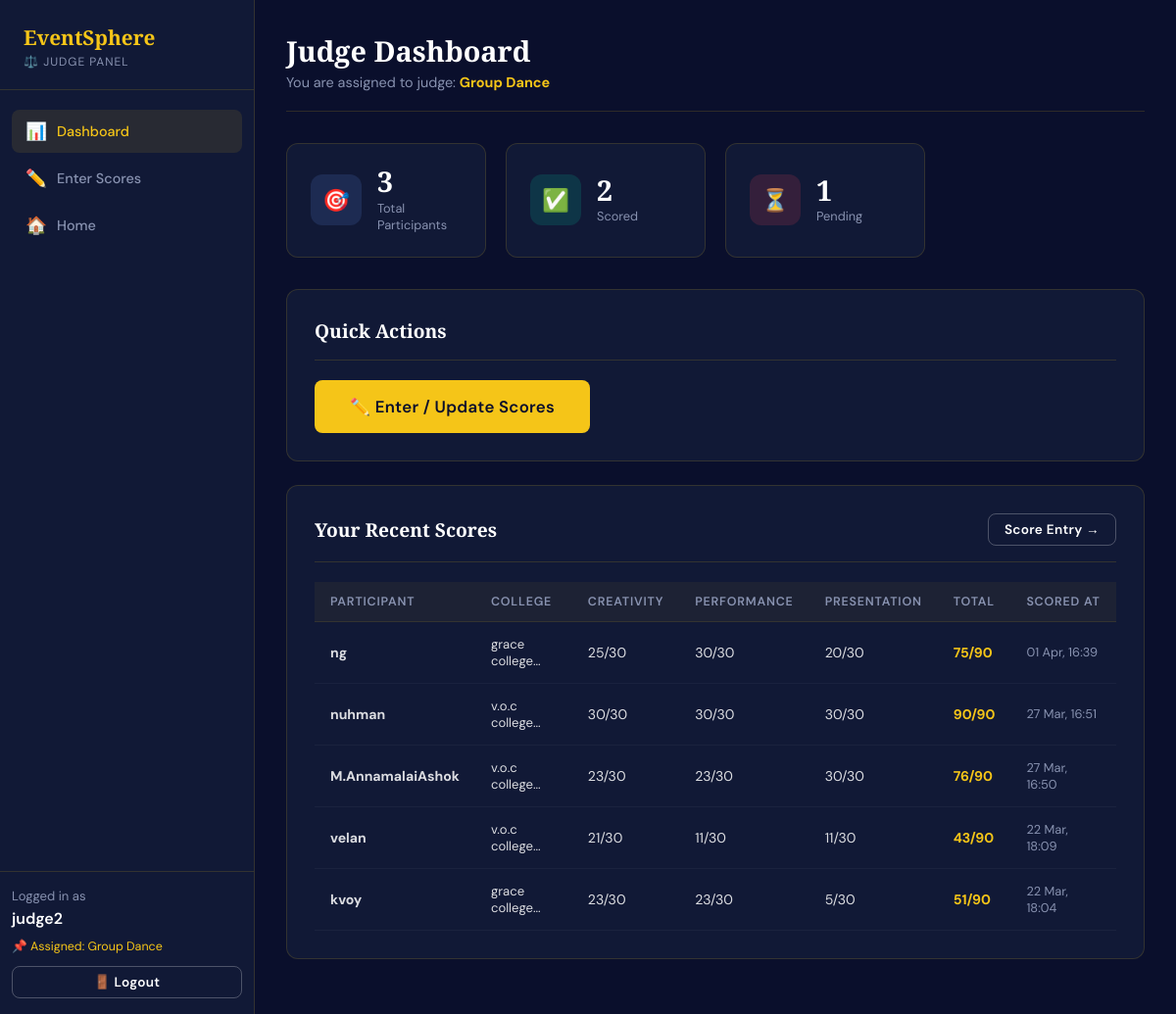
The page /judge/dashboard.php (signed in) on the database its author committed.
### tables this page shows
CREATE TABLE `judges` (
  `id` int(11) NOT NULL,
  `username` varchar(50) NOT NULL,
  `password` varchar(255) NOT NULL,
  `assigned_event` int(11) DEFAULT NULL,
  `created_at` timestamp NOT NULL DEFAULT current_timestamp()
);

CREATE TABLE `events` (
  `id` int(11) NOT NULL,
  `event_name` varchar(100) NOT NULL,
  `description` text DEFAULT NULL,
  `max_participants` int(11) DEFAULT 50,
  `created_at` timestamp NOT NULL DEFAULT current_timestamp(),
  `event_type` enum('solo','group') DEFAULT 'solo',
  `min_team_size` int(11) DEFAULT 1,
  `max_team_size` int(11) DEFAULT 1
);

CREATE TABLE `scores` (
  `id` int(11) NOT NULL,
  `participant_id` int(11) NOT NULL,
  `event_id` int(11) NOT NULL,
  `judge_id` int(11) NOT NULL,
  `creativity` int(11) DEFAULT 0,
  `performance` int(11) DEFAULT 0,
  `presentation` int(11) DEFAULT 0,
  `total` int(11) GENERATED ALWAYS AS (`creativity` + `performance` + `presentation`) STORED,
  `scored_at` timestamp NOT NULL DEFAULT current_timestamp()
);

CREATE TABLE `participants` (
  `id` int(11) NOT NULL,
  `name` varchar(100) NOT NULL,
  `phone` varchar(15) NOT NULL,
  `email` varchar(100) NOT NULL,
  `college` varchar(150) NOT NULL,
  `department` varchar(100) NOT NULL,
  `student_id` varchar(50) NOT NULL,
  `registration_type` enum('solo','group') NOT NULL DEFAULT 'solo',
  `group_name` varchar(120) DEFAULT NULL,
  `registered_at` timestamp NOT NULL DEFAULT current_timestamp()
);

### judge/dashboard.php (the view, shortened to what this page needs)
<?php
$conn = getConnection();
$judge_id = (int)$_SESSION['judge_id'];
$judge = $conn->query("SELECT j.*, e.event_name FROM judges j LEFT JOIN events e ON j.assigned_event = e.id WHERE j.id = $judge_id")->fetch_assoc();
$assigned_event_id   = $judge['assigned_event'] ?? null;
$assigned_event_name = $judge['event_name'] ?? 'Not Assigned';
$participants_scored = $participants_pending = 0;
if ($assigned_event_id) {
    $participants_in_event = $conn->query("
        SELECT COUNT(DISTINCT participant_id) as c
        FROM participant_events WHERE event_id = $assigned_event_id
    ")->fetch_assoc()['c'];
    $participants_scored = $conn->query("
        SELECT COUNT(DISTINCT participant_id) as c
        FROM scores WHERE event_id = $assigned_event_id AND judge_id = $judge_id
    ")->fetch_assoc()['c'];
    $participants_pending = $participants_in_event - $participants_scored;
}
$recent_scores = $conn->query("
    SELECT s.*, p.name, p.college
    FROM scores s
    JOIN participants p ON s.participant_id = p.id
    WHERE s.judge_id = $judge_id
    ORDER BY s.scored_at DESC
    LIMIT 5
");
?>
<!DOCTYPE html>
<html lang="en">
<head>
<link rel="stylesheet" href="../css/style.css">
</head>
<body>
<div class="dashboard-layout">
  <aside class="sidebar">
    <div class="sidebar-brand">
      <div class="brand-name">EventSphere</div>
      <div class="brand-role">⚖️ Judge Panel</div>
    </div>
    <nav class="sidebar-nav">
      <a href="dashboard.php" class="active"><span class="nav-icon">📊</span> Dashboard</a>
      <a href="score_entry.php"><span class="nav-icon">✏️</span> Enter Scores</a>
      <a href="../index.php"><span class="nav-icon">🏠</span> Home</a>
    </nav>
    <div class="sidebar-footer">
      <div style="font-size:0.82rem;color:var(--muted);margin-bottom:4px;">Logged in as</div>
      <div style="font-weight:600;margin-bottom:10px;"><?= htmlspecialchars($judge['username']) ?></div>
      <div style="font-size:0.78rem;color:var(--gold);margin-bottom:12px;">
        📌 Assigned: <?= htmlspecialchars($assigned_event_name) ?>
      </div>
      <a href="../logout.php?role=judge" class="btn btn-outline btn-sm w-full" style="justify-content:center;">🚪 Logout</a>
    </div>
  </aside>
  <main class="main-content">
    <div class="page-header">
      <h1>Judge Dashboard</h1>
      <p>You are assigned to judge: <strong style="color:var(--gold)"><?= htmlspecialchars($assigned_event_name) ?></strong></p>
    </div>
    <?php if (!$assigned_event_id): ?>
      <div class="alert alert-warning">⚠️ You have not been assigned to any event yet. Please contact the admin.</div>
    <?php else: ?>
    <div class="stats-grid">
      <div class="stat-card">
        <div class="stat-card-icon icon-blue">🎯</div>
        <div class="stat-card-info">
          <div class="value"><?= $participants_in_event ?? 0 ?></div>
          <div class="label">Total Participants</div>
        </div>
      </div>
      <div class="stat-card">
        <div class="stat-card-icon icon-green">✅</div>
        <div class="stat-card-info">
          <div class="value"><?= $participants_scored ?></div>
          <div class="label">Scored</div>
        </div>
      </div>
      <div class="stat-card">
        <div class="stat-card-icon icon-red">⏳</div>
        <div class="stat-card-info">
          <div class="value"><?= $participants_pending ?></div>
          <div class="label">Pending</div>
        </div>
      </div>
    </div>
    <div class="content-card">
      <div class="content-card-header">
        <h3>Quick Actions</h3>
      </div>
      <a href="score_entry.php" class="btn btn-primary btn-lg">
        ✏️ Enter / Update Scores
      </a>
    </div>
    <div class="content-card">
      <div class="content-card-header">
        <h3>Your Recent Scores</h3>
        <a href="score_entry.php" class="btn btn-outline btn-sm">Score Entry →</a>
      </div>
      <?php if($recent_scores->num_rows === 0): ?>
        <p style="color:var(--muted);padding:20px 0;">No scores entered yet.</p>
      <?php else: ?>
      <div class="table-wrap">
        <table>
          <thead>
            <tr>
              <th>Participant</th>
              <th>College</th>
              <th>Creativity</th>
              <th>Performance</th>
              <th>Presentation</th>
              <th>Total</th>
              <th>Scored At</th>
            </tr>
          </thead>
          <tbody>
            <?php while($s = $recent_scores->fetch_assoc()): ?>
            <tr>
              <td><strong><?= htmlspecialchars($s['name']) ?></strong></td>
              <td style="font-size:0.82rem;"><?= htmlspecialchars(substr($s['college'],0,22)) ?>...</td>
              <td><?= $s['creativity'] ?>/30</td>
              <td><?= $s['performance'] ?>/30</td>
              <td><?= $s['presentation'] ?>/30</td>
              <td><strong style="color:var(--gold)"><?= $s['total'] ?>/90</strong></td>
              <td style="font-size:0.8rem;color:var(--muted);"><?= date('d M, H:i', strtotime($s['scored_at'])) ?></td>
            </tr>
            <?php endwhile; ?>
          </tbody>
        </table>
      </div>
      <?php endif; ?>
    </div>
    <?php endif; ?>
  </main>
</div>
</body>
</html>

### css/style.css (style rules this page uses)
:root { --navy: #0a0f2c; --navy2: #0d1540; --blue: #1a2a6c; --gold: #f5c518; --gold2: #e6b800; --accent: #ff6b35; --white: #ffffff; --light: #f0f4ff; --muted: #8892b0; --card-bg: #111936; --border: rgba(245,197,24,0.15); --success: #00d4aa; --danger: #ff4757; --shadow: 0 8px 32px rgba(0,0,0,0.4); --radius: 12px; }
*, *::before, *::after { box-sizing: border-box; margin: 0; padding: 0; }
html { scroll-behavior: smooth; }
body { font-family: 'DM Sans', sans-serif; background: var(--navy); color: var(--white); min-height: 100vh; overflow-x: hidden; }
.btn { display: inline-flex; align-items: center; gap: 8px; padding: 12px 28px; border-radius: 8px; font-family: 'DM Sans', sans-serif; font-size: 0.95rem; font-weight: 600; text-decoration: none; border: none; cursor: pointer; transition: all 0.25s; letter-spacing: 0.3px; }
.btn-primary { background: var(--gold); color: var(--navy); }
.btn-outline { background: transparent; color: var(--white); border: 1px solid rgba(255,255,255,0.25); }
.btn-sm { padding: 7px 16px; font-size: 0.85rem; }
.btn-lg { padding: 16px 36px; font-size: 1.05rem; }
.dashboard-layout { display: flex; min-height: 100vh; }
.sidebar { width: 260px; background: var(--card-bg); border-right: 1px solid var(--border); display: flex; flex-direction: column; position: fixed; top: 0; left: 0; bottom: 0; z-index: 100; }
.sidebar-brand { padding: 24px 24px 20px; border-bottom: 1px solid var(--border); }
.sidebar-brand .brand-name { font-family: 'Playfair Display', serif; font-size: 1.3rem; font-weight: 700; color: var(--gold); }
.sidebar-brand .brand-role { font-size: 0.75rem; color: var(--muted); text-transform: uppercase; letter-spacing: 1px; margin-top: 3px; }
.sidebar-nav { padding: 20px 12px; flex: 1; }
.sidebar-nav a { display: flex; align-items: center; gap: 12px; padding: 11px 14px; border-radius: 8px; color: var(--muted); text-decoration: none; font-size: 0.9rem; font-weight: 500; margin-bottom: 4px; transition: all 0.2s; }
.sidebar-nav a:hover, .sidebar-nav a.active { background: rgba(245,197,24,0.1); color: var(--gold); }
.sidebar-nav a .nav-icon { font-size: 1.1rem; width: 20px; text-align: center; }
.sidebar-footer { padding: 16px 12px; border-top: 1px solid var(--border); }
.main-content { margin-left: 260px; flex: 1; padding: 32px; min-height: 100vh; }
.page-header { margin-bottom: 32px; padding-bottom: 20px; border-bottom: 1px solid var(--border); }
.page-header h1 { font-family: 'Playfair Display', serif; font-size: 1.8rem; font-weight: 700; }
.page-header p { color: var(--muted); font-size: 0.9rem; margin-top: 4px; }
.stats-grid { display: grid; grid-template-columns: repeat(auto-fill, minmax(200px, 1fr)); gap: 20px; margin-bottom: 32px; }
.stat-card { background: var(--card-bg); border: 1px solid var(--border); border-radius: var(--radius); padding: 24px; display: flex; align-items: center; gap: 16px; transition: all 0.2s; }
.stat-card-icon { width: 52px; height: 52px; border-radius: 12px; display: flex; align-items: center; justify-content: center; font-size: 1.4rem; flex-shrink: 0; }
.icon-blue { background: rgba(100,149,237,0.15); }
.icon-green { background: rgba(0,212,170,0.15); }
.icon-red { background: rgba(255,71,87,0.15); }
.stat-card-info .value { font-family: 'Playfair Display', serif; font-size: 1.8rem; font-weight: 700; line-height: 1; }
.stat-card-info .label { font-size: 0.8rem; color: var(--muted); margin-top: 4px; }
.content-card { background: var(--card-bg); border: 1px solid var(--border); border-radius: var(--radius); padding: 28px; margin-bottom: 24px; }
.content-card-header { display: flex; align-items: center; justify-content: space-between; margin-bottom: 20px; padding-bottom: 16px; border-bottom: 1px solid var(--border); }
.content-card-header h3 { font-family: 'Playfair Display', serif; font-size: 1.2rem; font-weight: 600; }
.table-wrap { overflow-x: auto; }
table { width: 100%; border-collapse: collapse; font-size: 0.88rem; }
thead tr { background: rgba(245,197,24,0.05); border-bottom: 1px solid var(--border); }
thead th { padding: 12px 16px; text-align: left; font-weight: 600; font-size: 0.78rem; text-transform: uppercase; letter-spacing: 0.8px; color: var(--muted); white-space: nowrap; }
tbody tr { border-bottom: 1px solid rgba(255,255,255,0.04); transition: background 0.15s; }
tbody td { padding: 14px 16px; color: rgba(255,255,255,0.85); vertical-align: middle; }
.w-full { width: 100%; }

### rows shown on the page
judges: username "judge2", assigned_event.event_name "Group Dance", assigned_event "2"
scores: participant.name "ng", participant.college "grace college", creativity "25", performance "30", presentation "20", total "75", scored_at "01 Apr, 16:39"
scores: participant.name "nuhman", participant.college "v.o.c college", creativity "30", performance "30", presentation "30", total "90", scored_at "27 Mar, 16:51"
scores: participant.name "M.AnnamalaiAshok", participant.college "v.o.c college", creativity "23", performance "23", presentation "30", total "76", scored_at "27 Mar, 16:50"
scores: participant.name "velan", participant.college "v.o.c college", creativity "21", performance "11", presentation "11", total "43", scored_at "22 Mar, 18:09"
scores: participant.name "kvoy", participant.college "grace college", creativity "23", performance "23", presentation "5", total "51", scored_at "22 Mar, 18:04"

### other values the page prints
$participants_in_event "3"
$participants_pending "1"
